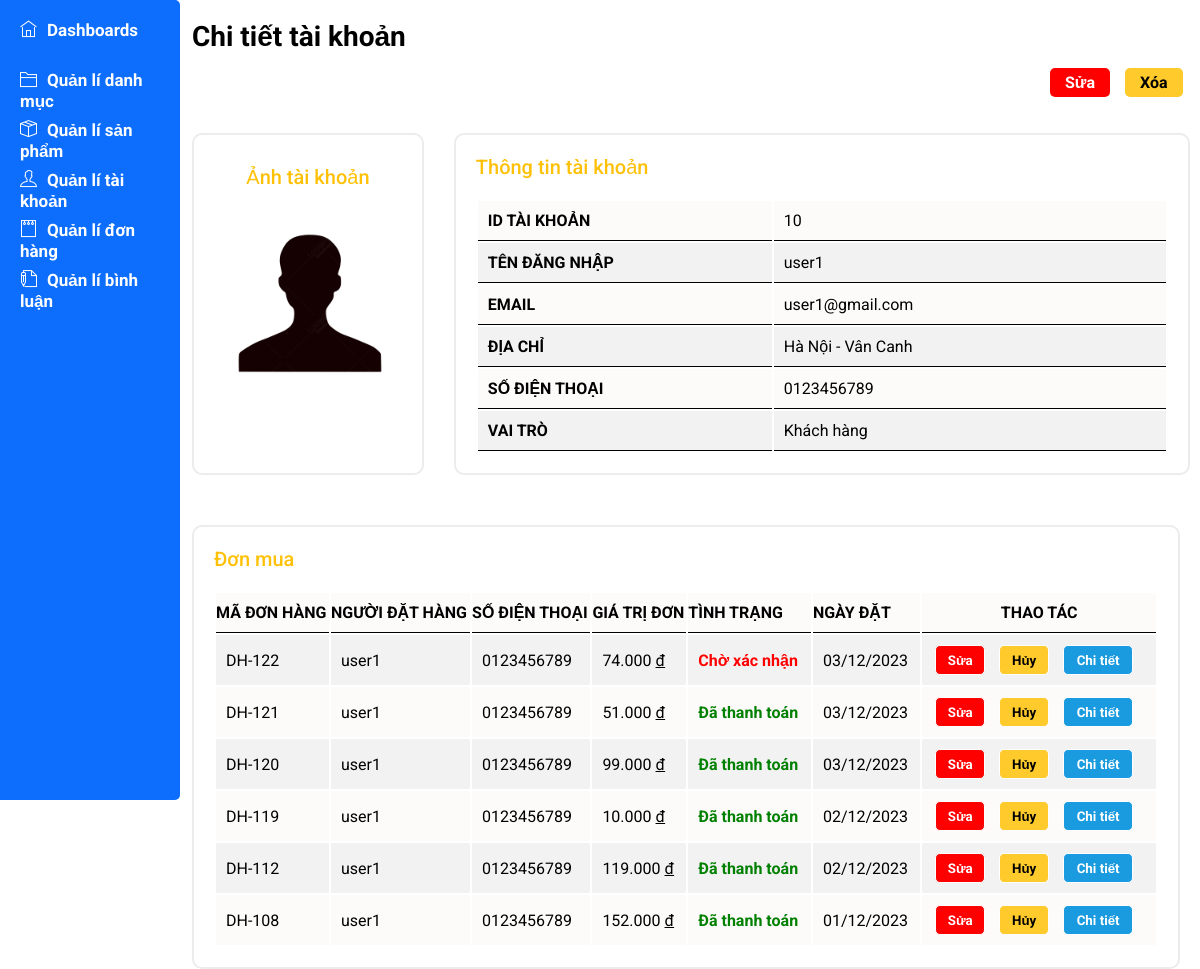
/admin/index.php?act=chitiettk&id=10, run on the app's committed database.
### tables this page shows
CREATE TABLE `tb_taikhoan` (
  `id` int NOT NULL,
  `tendn` varchar(50) NOT NULL,
  `mk` varchar(50) NOT NULL,
  `hinh` varchar(255) DEFAULT NULL,
  `email` varchar(255) DEFAULT NULL,
  `dc` varchar(255) DEFAULT NULL,
  `sdt` varchar(20) DEFAULT NULL,
  `vaitro` varchar(50) DEFAULT 'Khách hàng'
);

CREATE TABLE `tb_donhang` (
  `id` int NOT NULL,
  `makh` int DEFAULT '0',
  `tenkh` varchar(255) NOT NULL,
  `dc_dh` varchar(255) NOT NULL,
  `sdt_dh` varchar(50) NOT NULL,
  `email_dh` varchar(100) NOT NULL,
  `pttt` varchar(50) DEFAULT NULL,
  `ngaydathang` varchar(50) NOT NULL,
  `tong` int NOT NULL DEFAULT '0',
  `trangthai_dh` tinyint(1) NOT NULL DEFAULT '0',
  `ten_nguoinhan` varchar(255) DEFAULT NULL,
  `dc_nguoinhan` varchar(255) DEFAULT NULL,
  `sdt_nguoinhan` varchar(255) DEFAULT NULL
);

### model/pdo.php (called while the page is built, shortened)
<?php
function pdo_get_connection(){
    $dburl = "mysql:host=localhost;dbname=duan1;charset=utf8";
    $username = 'root';
    $password = '';
    $conn = new PDO($dburl, $username, $password);
    $conn->setAttribute(PDO::ATTR_ERRMODE, PDO::ERRMODE_EXCEPTION);
    return $conn;
}
function pdo_query($sql){
    $sql_args = array_slice(func_get_args(), 1);
    try{
        $conn = pdo_get_connection();
        $stmt = $conn->prepare($sql);
        $stmt->execute($sql_args);
        $rows = $stmt->fetchAll();
        return $rows;
    }
    catch(PDOException $e){
        throw $e;
    }
    finally{
        unset($conn);
    }
}
function pdo_query_one($sql){
    $sql_args = array_slice(func_get_args(), 1);
    try{
        $conn = pdo_get_connection();
        $stmt = $conn->prepare($sql);
        $stmt->execute($sql_args);
        $row = $stmt->fetch(PDO::FETCH_ASSOC);
        return $row;
    }
    catch(PDOException $e){
        throw $e;
    }
    finally{
        unset($conn);
    }
}

### model/taikhoan.php (called while the page is built, shortened)
<?php
function loadone_taikhoan($id)
{
    $sql = "SELECT * FROM tb_taikhoan WHERE id=" . $id;
    $tk = pdo_query_one($sql);
    return $tk;
}
?>

### admin/taikhoan/chitiet.php (the view, shortened to what this page needs)
<?php
if (is_array($taikhoan)) {
    extract($taikhoan);
    $xoatk = "index.php?act=xoatk&id=" . $id;
    $suatk = "index.php?act=suatk&id=" . $id;
}
$hinhpath = "../upload/" . $hinh;
if (is_file($hinhpath)) {
    $hinh = "<img src='" . $hinhpath . "' height='200'>";
} else {
    $hinh = "Không có hình ảnh";
}
?>
<div class="box-right">
    <div class="title-page">
        <p>Chi tiết tài khoản</p>
    </div>
    <div class="btn-form-detail">
        <?php
        echo '
        <div >
            <a href="' . $suatk . '"  class="btn-update">Sửa</a>
        </div>
        <div >
            <a href="' . $xoatk . '" class="btn-delete deleteLink" data-id="' . $id . '">Xóa</a>
        </div>';
        ?>
    </div>
    <div class="row infor">
        <div class="statistics-order">
            <div class="row text-center">
                <div class="tb_detail_title">
                    <p>Ảnh tài khoản</p>
                </div>
                <div class="img-sp">
                    <?= $hinh ?>
                </div>
            </div>
        </div>
        <div class="infor-items">
            <div class="row">
                <div class="statistics-title2">
                    <p>Thông tin tài khoản</p>
                </div>
                <table class="tb_detail">
                    <?php
                    echo '<tr>
                        <th>ID Tài khoản</th>
                        <td>' . $id . '</td>
                    </tr>
                    <tr>
                        <th>Tên đăng nhập</th>
                        <td>' . $tendn . '</td>
                    </tr>
                    <tr>
                        <th>Email</th>
                        <td>' . $email . '</td>
                    </tr>
                    <tr>
                        <th>Địa chỉ</th>
                        <td>' . $dc . '</td>
                    </tr>
                    <tr>
                        <th>Số điện thoại</th>
                        <td>' . $sdt . '</td>
                    </tr>
                    <tr>
                        <th>Vai trò</th>
                        <td class="mota">' . $vaitro . '</td>
                    </tr>';
                    ?>
                </table>
            </div>
        </div>
    </div>
    <div class="row form-content form-cmt">
        <div class="statistics-title2">
            <p>Đơn mua</p>
        </div>
        <table>
            <tr>
                <th>Mã đơn hàng</th>
                <th>Người đặt hàng</th>
                <th>Số điện thoại</th>
                <th>Giá trị đơn</th>
                <th>Tình trạng</th>
                <th>Ngày đặt</th>
                <th class="text-center">Thao tác</th>
            </tr>
            <?php
            $id = $_GET['id'];
            $listdonmua = listdonmua($id);
            foreach ($listdonmua as $donmua) {
                extract($donmua);
                $xoabill = "index.php?act=xoabill&id=" . $id;
                $suabill = "index.php?act=suabill&id=" . $id;
                $chitietbill = "index.php?act=chitietbill&id=" . $id;
                $ttdh = get_ttdh($trangthai_dh);
                echo '<tr>
                <td>DH-' . $id . '</td>
                <td>' . $tenkh . '</td>
                <td>' . $sdt_dh . '</td>
                <td>' . number_format($tong, 0, ",", ".") . ' <u>đ</u></td>
                <td>' . $ttdh . '</td>
                <td>' . $ngaydathang . '</td>
                <td class="text-center">
                    <a href="'.$suabill.'"><input type="button" value="Sửa" class="btn-update"></a>
                    <a href="' . $xoabill . '" class="deleteDh" data-id="' . $id . '"><input type="button" value="Hủy" class="btn-delete"></a>
                    <a href="'.$chitietbill.'"><input type="button" value="Chi tiết" class="btn-detail"></a>
                </td>
            </tr>';
            }
            ?>
        </table>
    </div>
</div>
</div>

### model/giohang.php (shortened to what this page needs)
<?php
function listdonmua($id)
{
    $sql = "SELECT * FROM tb_donhang WHERE makh=" . $id ;
    $sql .= " ORDER BY id DESC";
    $bill = pdo_query($sql);
    return $bill;
}
function get_ttdh($n)
{
    switch ($n) {
        case '0':
            $tt = "<span style='color: red; font-weight: bold;'>Chờ xác nhận</span>";
            break;
        case '4':
            $tt = "<span style='color: green; font-weight: bold;'>Đã thanh toán</span>";
            break;
    }
    return $tt;
}
?>

### admin/assets/css/style.css (style rules this page uses)
* { padding: 0; margin: 0; box-sizing: border-box; font-family: 'Roboto', sans-serif; }
body { background-color: #fff; }
.text-center { text-align: center; }
.row { width: 100%; }
.box-right { margin-left: 16%; width: 100%; height: 100vh; }
.title-page { margin-top: 20px; font-size: 28px; font-weight: bold; }
.form-content { padding: 20px 20px; }
.form-content input[type="submit"], input[type="reset"], input[type="button"], button { padding: 5px; margin-right: 10px; border-radius: 5px; border: 1px solid #fff; }
.form-content table { width: 100%; }
.form-content table th { text-align: left; height: 40px; color: #000; text-transform: uppercase; border-bottom: 1px solid #000; }
.form-content tr:nth-child(even) { background-color: rgb(242, 242, 242); border-bottom: 1px solid rgb(242, 242, 242); }
.form-content tr:nth-child(odd) { background-color: #fdfafa; }
.form-content table .text-center { text-align: center; }
.form-content table td { padding: 10px; text-align: left; }
.btn-update { background-color: red; color: #fff; font-weight: bold; width: 50px; height: 30px; padding: 5px 15px; border-radius: 5px; text-decoration: none; }
.btn-delete { background-color: rgb(255, 202, 44); color: #000; font-weight: bold; width: 50px; height: 30px; padding: 5px 15px; border-radius: 5px; text-decoration: none; }
.btn-detail { background-color: rgb(27, 155, 223); color: #fff; font-weight: bold; width: 70px; height: 30px; }
.statistics-order, .statistics-customer { width: 23%; border: 2px solid #ececec; border-radius: 10px; }
.statistics-title2 { color: rgb(255, 193, 7); font-size: 20px; font-weight: 500; margin-bottom: 20px; }
.infor { margin-top: 30px; display: flex; gap: 30px; margin-bottom: 50px; }
.img-sp { margin-bottom: 20px; }
.infor-items { width: 73%; border: 2px solid #ececec; border-radius: 10px; padding: 20px 20px; }
.tb_detail { width: 100%; }
.tb_detail th { text-align: left; height: 40px; color: #000; text-transform: uppercase; border-bottom: 1px solid #000; }
.tb_detail th { text-align: left; height: 40px; color: #000; text-transform: uppercase; border-bottom: 1px solid #000; padding: 0 10px; width: 30%; }
.tb_detail tr:nth-child(even) { background-color: rgb(242, 242, 242); border-bottom: 1px solid rgb(242, 242, 242); }
.tb_detail tr:nth-child(odd) { background-color: #fdfafa; }
.tb_detail td { padding: 10px; text-align: left; border-bottom: 1px solid #000; }
.tb_detail .mota { width: 40%; }
.tb_detail_title { color: rgb(255, 193, 7); font-size: 20px; font-weight: 500; margin-bottom: 20px; margin-top: 30px; }
.form-cmt { width: 98%; border: 2px solid #ececec; border-radius: 10px; }
.btn-form-detail { height: 40px; width: 150px; text-align: center; margin-top: 20px; float: right; margin-bottom: 20px; display: flex; gap: 10%; }

### data on the page
tb_taikhoan: hinh (picture), id "10", tendn "user1", email "user1@gmail.com", dc "Hà Nội - Vân Canh", sdt "0123456789", vaitro "Khách hàng"
tb_donhang: id "122", tenkh "user1", sdt_dh "0123456789", tong "74.000", trangthai_dh "Chờ xác nhận", ngaydathang "03/12/2023"
tb_donhang: id "121", tenkh "user1", sdt_dh "0123456789", tong "51.000", trangthai_dh "Đã thanh toán", ngaydathang "03/12/2023"
tb_donhang: id "120", tenkh "user1", sdt_dh "0123456789", tong "99.000", trangthai_dh "Đã thanh toán", ngaydathang "03/12/2023"
tb_donhang: id "119", tenkh "user1", sdt_dh "0123456789", tong "10.000", trangthai_dh "Đã thanh toán", ngaydathang "02/12/2023"
tb_donhang: id "112", tenkh "user1", sdt_dh "0123456789", tong "119.000", trangthai_dh "Đã thanh toán", ngaydathang "02/12/2023"
tb_donhang: id "108", tenkh "user1", sdt_dh "0123456789", tong "152.000", trangthai_dh "Đã thanh toán", ngaydathang "01/12/2023"
